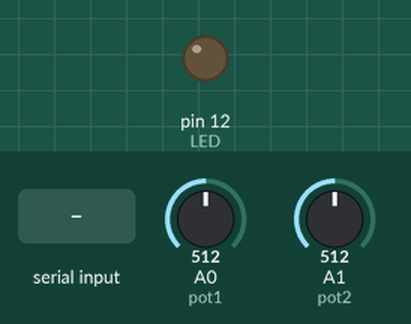
This sketch was run on a simulated Arduino Uno, built with avr-gcc and run on an emulated ATmega328P. Parts: output pins drawn as LEDs (lit = HIGH). The test bench sets the inputs (shaded band); at power-on: A0 (pot1) = 512, A1 (pot2) = 512. What the sketch prints to the serial monitor is not drawn.

Above: at 1.2 s.
1.3 s: "l" received over Serial
At 2.1 s:
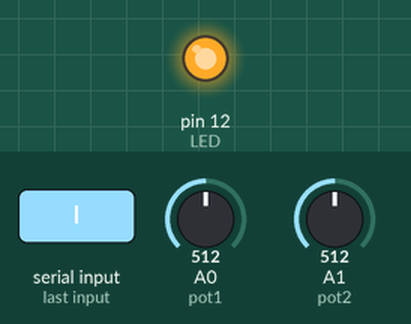
Timing chart, 0 to 4.3 s (numbered marks = the images above; inputs shaded):
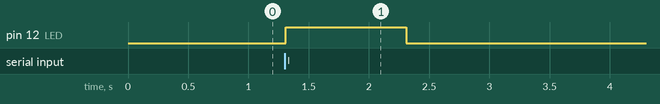

Measured:
- after the input at 1.3 s, pin 12 (LED): LOW → HIGH at once, → LOW 1.0 s later

The sketch:

multipleSensors_Sketch.ino
```cpp
//based on Serial Call and Response by Tom Igoe and Scott Fitzgerald

const int pot1 = A0;
const int pot2 = A1;

const int LED = 12;

const int smoothAmt = 50;

int inByte = 0;// incoming serial byte
int potVal1; //potentiameter 1
int potVal2; //potentiameter 1

//arrays for smoothing values
int smooth1[smoothAmt];
int smooth2[smoothAmt];

int av[2];

void setup() {

  Serial.begin(9600);

  //wait for serial port to connect before proceeding
  while (!Serial) {
    ; // wait for serial port to connect. Needed for native USB port only
  }
  pinMode(LED,OUTPUT);

  //populate the array
  for(int s =0;s<smoothAmt;s++){
    smooth1[s]=0;
    smooth2[s]=0;
  }

}

void loop() {

potVal1 = analogRead(pot1);
potVal2 = analogRead(pot2);

/*
 //shift data
    for(int s =1;s<(smoothAmt);s++){
      smooth1[smoothAmt-s]=smooth1[smoothAmt-s-1];
      smooth2[smoothAmt-s]=smooth2[smoothAmt-s-1];
    }
    smooth1[0]=potVal1;
    smooth2[0]=potVal2;

    av[0]=0;
    av[1]=0;

    //average data
    for(int s =0;s<smoothAmt;s++){
      av[0]= av[0] + smooth1[s];
      av[1]= av[1] + smooth2[s];
    }

    av[0] = av[0]/smoothAmt;
     av[1] = av[1]/smoothAmt;
*/

Serial.print(potVal1);
Serial.print(",");
Serial.println(potVal2);

  //check if there is an data available in the buffer
  if (Serial.available() > 0) {
    inByte = Serial.read();

    if(inByte == 'l'){
      digitalWrite(LED, HIGH);
      delay(1000);
      digitalWrite(LED,LOW);
    }
  }

delay(10);
}
```
